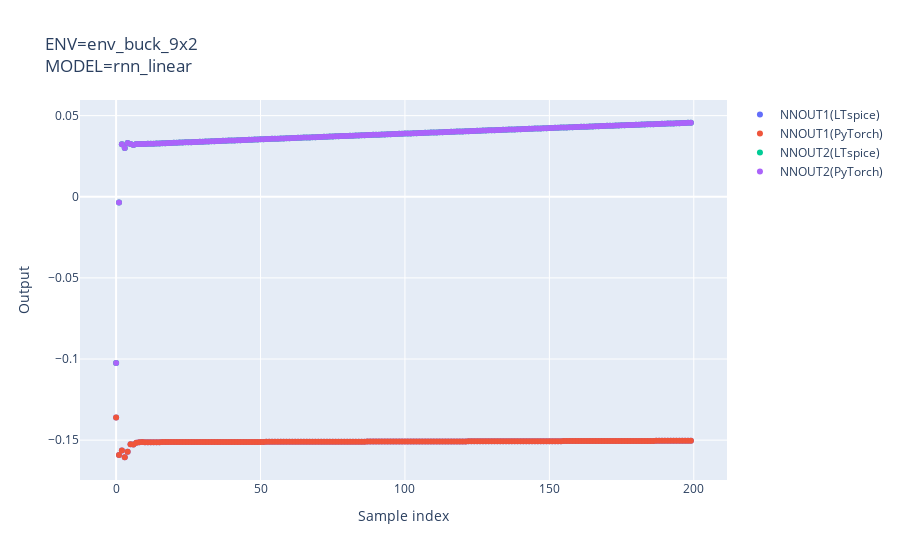

The cell this chart's notebook holds for it:
### Code cell
ENV_NAME = "env_buck_9x2"
MODEL_NAME = "rnn_linear"
PY_FILENAME = ENV_NAME + '_' + MODEL_NAME     # output python file name
SP_FILENAME = ENV_NAME + '_' + MODEL_NAME     # output ltspice subcircuit name
actor = step1()
actions, actions_py = step2(actor)
step3(actions, actions_py)

### Figure 1 — Plotly figure (JSON) as saved in the notebook; plotly's stock layout.template omitted (floating-point values rounded to 4 significant figures; data arrays with more than 128 entries replaced by an {"elided": "..."} marker saying what was removed)
{"data": [{"mode": "markers", "name": "NNOUT1(LTspice)", "type": "scatter", "x": {"elided": "200 int values"}, "y": {"elided": "200 float values"}}, {"mode": "markers", "name": "NNOUT1(PyTorch)", "type": "scatter", "x": {"elided": "200 int values"}, "y": {"elided": "200 float values"}}, {"mode": "markers", "name": "NNOUT2(LTspice)", "type": "scatter", "x": {"elided": "200 int values"}, "y": {"elided": "200 float values"}}, {"mode": "markers", "name": "NNOUT2(PyTorch)", "type": "scatter", "x": {"elided": "200 int values"}, "y": {"elided": "200 float values"}}], "layout": {"title": {"text": "ENV=env_buck_9x2<br>MODEL=rnn_linear"}, "xaxis": {"title": {"text": "Sample index"}}, "yaxis": {"title": {"text": "Output"}}}}
